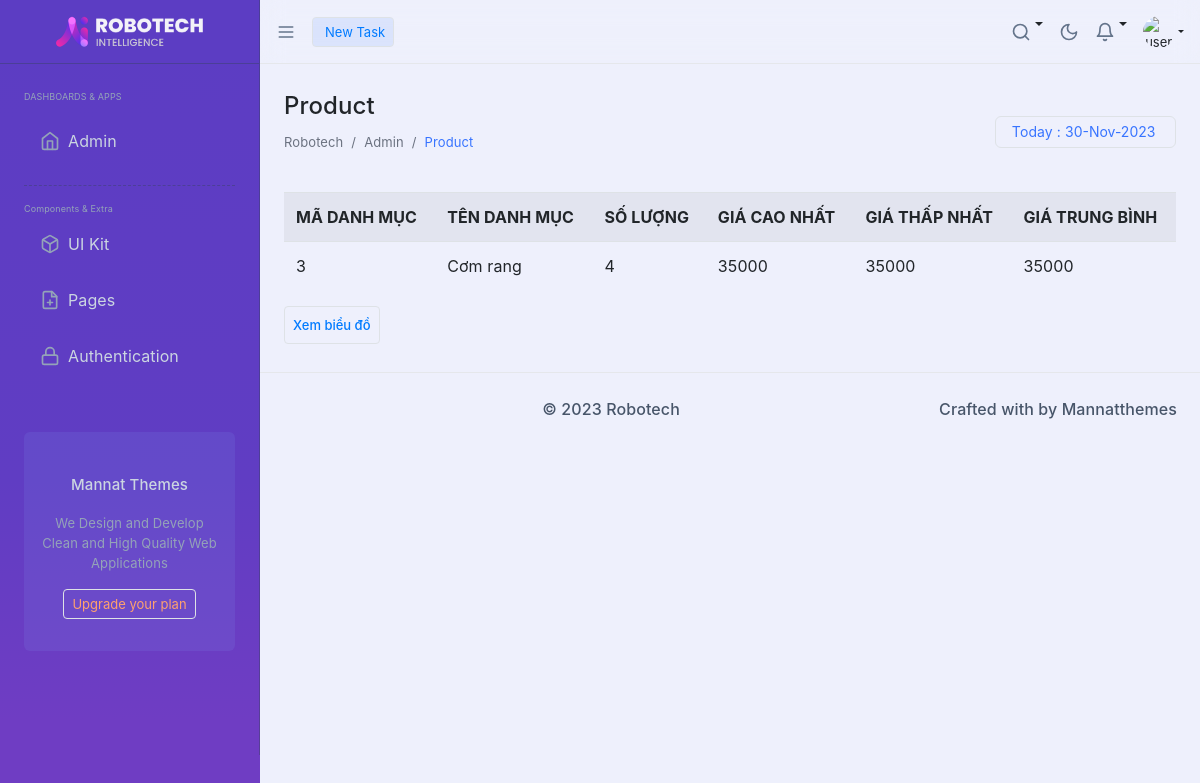
The page /admin/index.php?act=thongke on the database its author committed.
### tables this page shows
CREATE TABLE `danhmuc` (
  `id` int(11) NOT NULL,
  `name` varchar(255) NOT NULL
);

### model/pdo.php (called while the page is built, shortened)
<?php
function pdo_get_connection(){
    $dburl = "mysql:host=localhost;dbname=pro1014-da1-dtcshop;charset=utf8";
    $username = 'root';
    $password = '';
    $conn = new PDO($dburl, $username, $password);
    $conn->setAttribute(PDO::ATTR_ERRMODE, PDO::ERRMODE_EXCEPTION);
    return $conn;
}
function pdo_query($sql){
    $sql_args = array_slice(func_get_args(), 1);
    try{
        $conn = pdo_get_connection();
        $stmt = $conn->prepare($sql);
        $stmt->execute($sql_args);
        $rows = $stmt->fetchAll();
        return $rows;
    }
    catch(PDOException $e){
        throw $e;
    }
    finally{
        unset($conn);
    }
}

### model/thongke.php (called while the page is built)
<?php
    function loadall_thongke(){
        $sql="select danhmuc.id as madm, danhmuc.name as tendm, count(sanpham.id) as countsp, min(sanpham.price) as minprice, max(sanpham.price) as maxprice, avg(sanpham.price) as avgprice";
        $sql.=" from sanpham left join danhmuc on danhmuc.id = sanpham.iddm";
        $sql.=" group by danhmuc.id order by danhmuc.id desc";
        $listtk = pdo_query($sql);
        return $listtk;
    }
?>

### admin/thongke/list.php (the view, shortened to what this page needs)
<div class="ltr:flex flex-1 rtl:flex-row-reverse">
            <div class="page-wrapper relative ltr:ms-auto rtl:me-auto rtl:ms-0 w-[calc(100%-260px)] px-4 pt-[64px] duration-300">
                <div class="xl:w-full">
                    <div class="flex flex-wrap">
                        <div class="flex items-center py-4 w-full">
                            <div class="w-full">
                                <div class="">
                                    <div class="flex flex-wrap justify-between">
                                        <div class="items-center ">
                                            <h1 class="font-medium text-3xl block dark:text-slate-100">Product</h1>
                                            <ol class="list-reset flex text-sm">
                                                <li><a href="#" class="text-gray-500 dark:text-slate-400">Robotech</a></li>
                                                <li><span class="text-gray-500 dark:text-slate-400 mx-2">/</span></li>
                                                <li class="text-gray-500 dark:text-slate-400">Admin</li>
                                                <li><span class="text-gray-500 dark:text-slate-400 mx-2">/</span></li>
                                                <li class="text-primary-500 hover:text-primary-600 dark:text-primary-400">Product</li>
                                            </ol>
                                        </div>
                                        <div class="flex items-center">
                                            <div class="today-date leading-5 mt-2 lg:mt-0 form-input w-auto rounded-md border inline-block border-primary-500/60 dark:border-primary-500/60 text-primary-500 bg-transparent px-3 py-1 focus:outline-none focus:ring-0 placeholder:text-slate-400/70 placeholder:font-normal placeholder:text-sm hover:border-primary-400 focus:border-primary-500 dark:focus:border-primary-500  dark:hover:border-slate-700">
                                                <input type="text" class="dash_date border-0 focus:border-0 focus:outline-none" readonly  required="">
                                            </div>
                                        </div>
                                    </div>
                                </div>
                            </div>
                        </div>
                    </div>
                </div>
                <div class="xl:w-full  min-h-[calc(100vh-138px)] relative pb-14">
                        <div class="col-span-12 sm:col-span-12 md:col-span-12 lg:col-span-6 xl:col-span-6">
                            <div class="w-full relative mb-4">
                                <div class="flex-auto p-0 md:p-4">
                                    <table class="table table-striped">
                                    <tr>
                                        <th scope="col">MÃ DANH MỤC</th>
                                        <th scope="col">TÊN DANH MỤC</th>
                                        <th scope="col">SỐ LƯỢNG</th>
                                        <th scope="col">GIÁ CAO NHẤT</th>
                                        <th scope="col">GIÁ THẤP NHẤT</th>
                                        <th scope="col">GIÁ TRUNG BÌNH</th>
                                    </tr>
                                    <?php
                                       foreach ($listthongke as $thongke) {
                                        extract($thongke);
                                        echo '<tr>
                                            <td>'.$madm.'</td>
                                            <td>'.$tendm.'</td>
                                            <td>'.$countsp.'</td>
                                            <td>'.$maxprice.'</td>
                                            <td>'.$minprice.'</td>
                                            <td>'.$avgprice.'</td>
                                    </tr>';
                                    }
                                    ?>
                                    </table>
                                    <div class="">
                                        <button class="px-2 py-2 lg:px-4 bg-transparent  text-brand text-sm  rounded transition hover:bg-brand-500 hover:text-white border border-brand font-medium"><a href="index.php?act=bieudo">Xem biểu đồ</a></button>
                                    </div>
                                </div>
                            </div>
                        </div>
</div>

### rows shown on the page
danhmuc: id "3", name "Cơm rang", countsp "4", maxprice "35000", minprice "35000", avgprice "35000"
